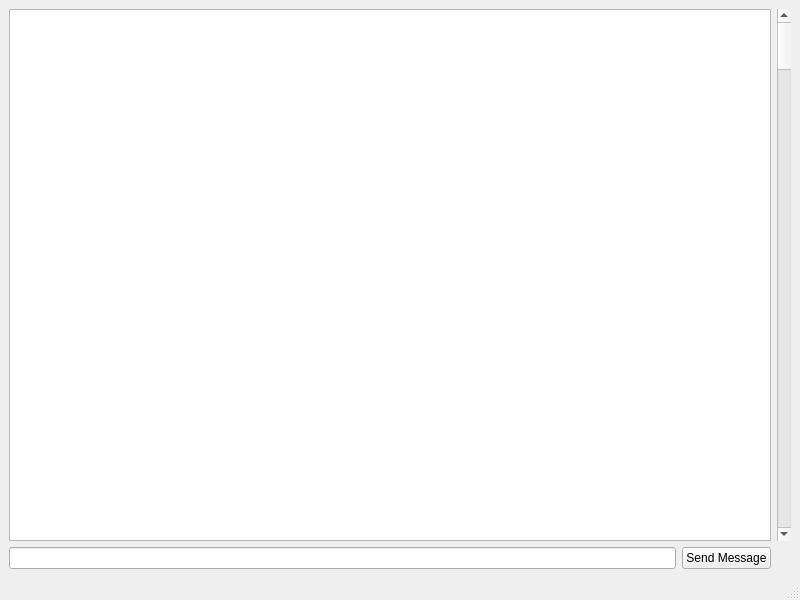
<?xml version="1.0" encoding="UTF-8"?>
<ui version="4.0">
 <class>MainWindow</class>
 <widget class="QMainWindow" name="MainWindow">
  <property name="geometry">
   <rect>
    <x>0</x>
    <y>0</y>
    <width>800</width>
    <height>600</height>
   </rect>
  </property>
  <property name="windowTitle">
   <string>MainWindow</string>
  </property>
  <widget class="QWidget" name="centralwidget">
   <layout class="QGridLayout" name="gridLayout_5">
    <item row="0" column="0" colspan="2">
     <layout class="QGridLayout" name="gridLayout">
      <item row="0" column="0">
       <widget class="QTextBrowser" name="textBrowser"/>
      </item>
     </layout>
    </item>
    <item row="0" column="2">
     <layout class="QGridLayout" name="gridLayout_3">
      <item row="0" column="0">
       <widget class="QScrollBar" name="verticalScrollBar">
        <property name="orientation">
         <enum>Qt::Vertical</enum>
        </property>
       </widget>
      </item>
     </layout>
    </item>
    <item row="1" column="0">
     <layout class="QGridLayout" name="gridLayout_2">
      <item row="0" column="0">
       <widget class="QLineEdit" name="lineEdit"/>
      </item>
     </layout>
    </item>
    <item row="1" column="1">
     <layout class="QGridLayout" name="gridLayout_4">
      <item row="0" column="0">
       <widget class="QPushButton" name="pushButton">
        <property name="text">
         <string>Send Message</string>
        </property>
       </widget>
      </item>
     </layout>
    </item>
   </layout>
  </widget>
  <widget class="QMenuBar" name="menubar">
   <property name="geometry">
    <rect>
     <x>0</x>
     <y>0</y>
     <width>800</width>
     <height>25</height>
    </rect>
   </property>
  </widget>
  <widget class="QStatusBar" name="statusbar"/>
 </widget>
 <resources/>
 <connections/>
</ui>
